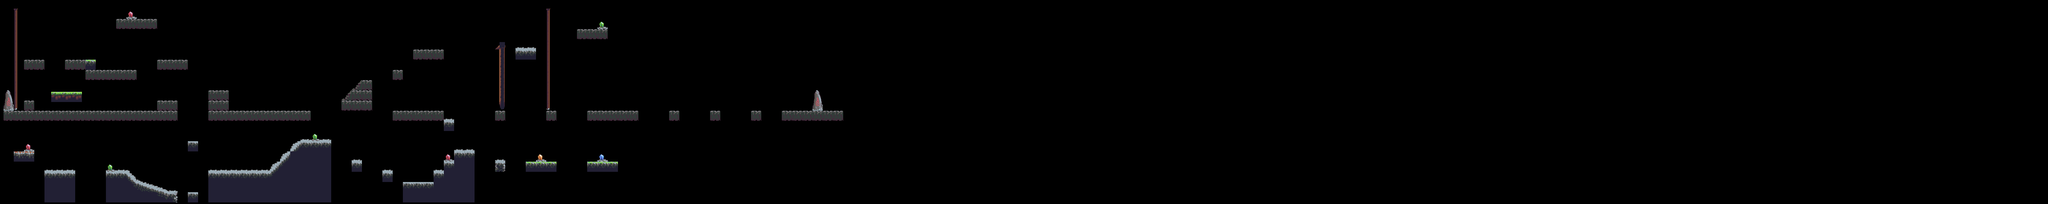

This is a level from a 2D game, rendered from its Tiled map with the project's own tilesets. A one-line summary and the map file follow, with tile-layer data summarised:
An orthogonal 200x20 tile map with 32x32 px tiles, 2 tile layers (Tile Layer 1, Tile Layer 2).

<map version="1.2" tiledversion="2019.09.18" orientation="orthogonal" renderorder="right-down" compressionlevel="0" width="200" height="20" tilewidth="32" tileheight="32" infinite="0" nextlayerid="3" nextobjectid="1">
 <editorsettings>
  <export target="level_1.lua" format="lua" />
 </editorsettings>
 <tileset firstgid="1" source="level_1.tsx" />
 <layer id="1" name="Tile Layer 1" width="200" height="20" offsetx="11" offsety="-5.00003">
  <data>[4000 cells, 265 non-empty, 35 distinct tile ids]</data>
 </layer>
 <layer id="2" name="Tile Layer 2" width="200" height="20">
  <data>[4000 cells, 3 non-empty, 1 distinct tile ids]</data>
 </layer>
</map>